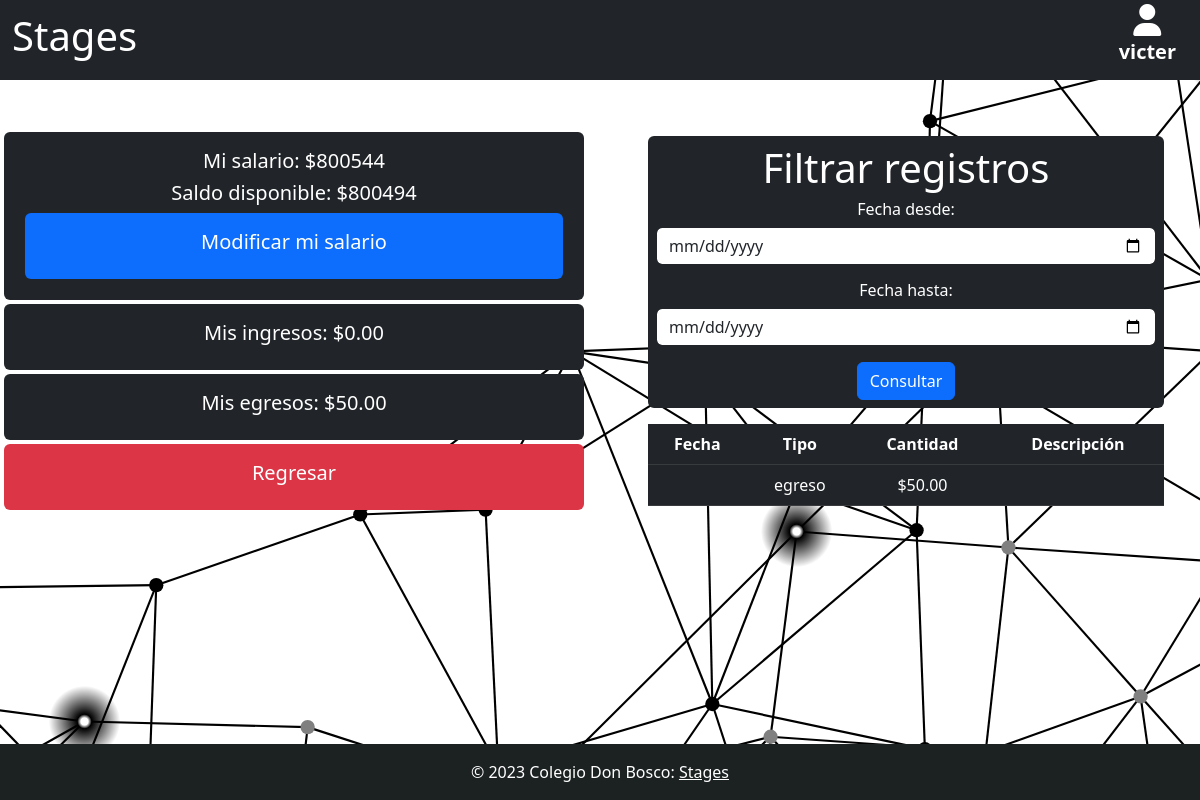
/sections/vista_user/transacciones/total_activos.php (signed in), run on an earlier commit of the app's database.
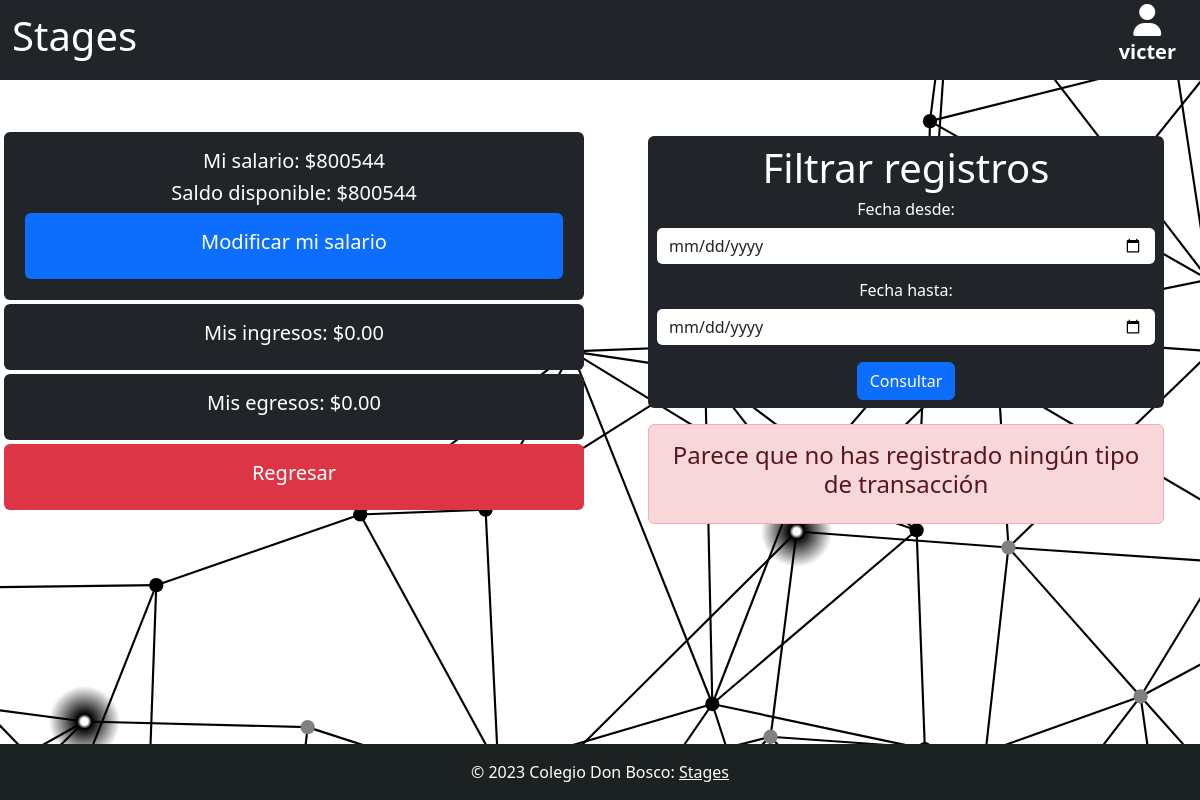
And on a later commit of the database.
### tables this page shows
CREATE TABLE `transacciones` (
  `id_transaccion` int(11) NOT NULL,
  `tipo` varchar(255) NOT NULL,
  `cantidad` double NOT NULL,
  `descripcion` varchar(255) NOT NULL,
  `fecha` date NOT NULL,
  `id_usuario` int(11) NOT NULL
);

### sections/vista_user/transacciones/total_activos.php (the view, shortened to what the changed rows need)
<?php
  include("../../../conexion_db/db.php");
include("../../../templates/headUser.php");
$fk_usuario = $_SESSION["id"];
$sentencia = "SELECT fecha, tipo, cantidad, descripcion FROM transacciones WHERE id_usuario = {$_SESSION['id']}";
  $resultado = $conexion->query($sentencia);
  $sentencia_egresos = "SELECT SUM(cantidad) AS total_egresos FROM transacciones WHERE tipo = 'Egreso' AND id_usuario = {$_SESSION['id']}";
    $resultado_egresos = $conexion->query($sentencia_egresos);
    $fila_egresos = $resultado_egresos->fetch(PDO::FETCH_ASSOC);
    $total_egresos = $fila_egresos['total_egresos'] ?? 0;
    $sentencia_salario = "SELECT salario from usuarios WHERE id = :id_usuario;";
      $stmt_salario = $conexion->prepare($sentencia_salario);
      $stmt_salario->execute(array(':id_usuario' => $fk_usuario));
      $resultado_salario = $stmt_salario->fetch(PDO::FETCH_ASSOC);
    $sentencia_saldo_disponible = "SELECT usuarios.salario
    + SUM(CASE WHEN transacciones.tipo = 'ingreso' THEN transacciones.cantidad ELSE 0 END)
    - SUM(CASE WHEN transacciones.tipo = 'egreso' THEN transacciones.cantidad ELSE 0 END)
    AS saldo_disponible
    FROM usuarios
    LEFT JOIN transacciones ON usuarios.id = transacciones.id_usuario
    WHERE usuarios.id = :id_usuario
    GROUP BY usuarios.id, usuarios.salario;";
    $stmt_saldo_disponible = $conexion->prepare($sentencia_saldo_disponible);
    $stmt_saldo_disponible->execute(array(':id_usuario' => $fk_usuario));
    $resultado_saldo_disponible = $stmt_saldo_disponible->fetch(PDO::FETCH_ASSOC);
?>
<body>
<div class="center-container redondeado">
    <div class="row">
            <div class="col-md-6 mt-5">
            <div class=" alert bg-dark text-white text-center m-1">
                    <h5>Mi salario: <?php echo " $".$resultado_salario['salario']; ?></h5>
                    <h5>Saldo disponible: <?php echo " $".$resultado_saldo_disponible['saldo_disponible']; ?></h5>
                    <a href="editar_salario.php" class="text-decoration-none text-white">
                        <div class=" alert bg-primary text-center m-1">
                        </div>
                    </a>
                </div>
                <div class=" alert bg-dark text-white text-center m-1">
                    <h5>Mis egresos: <?php echo " $".number_format($total_egresos, 2); ?></h5>
                </div>
            </div>
            <div class="col-md-6 mt-2 p-5">
                <div class="container bg-dark p-2 mb-3 text-white text-center rounded">
                    <form method="post">
                    <h1>Filtrar registros</h1>
                    </form>
                </div>
                    <?php
                    if ($resultado->rowCount() > 0) {
                        echo "<table class='text-center p-3 table table-dark table-hover rounded'>";
                        echo "<thead><tr><th>Fecha</th><th>Tipo</th><th>Cantidad</th><th>Descripción</th></tr></thead>";
                        echo "<tbody>";
                        while ($row = $resultado->fetch(PDO::FETCH_ASSOC)) {
                        echo "<tr>";
                        echo "<td>" . $row['fecha'] . "</td>";
                        echo "<td>" . $row['tipo'] . "</td>";
                        echo "<td>$" . number_format($row['cantidad'], 2) . "</td>";
                        echo "<td>" . $row['descripcion'] . "</td>";
                        echo "</tr>";
                        }
                        echo "</tbody>";
                        echo "</table>";
                    } else if ($resultado->rowCount() == 0) {
                        echo "<div class='alert alert-danger text-center role='alert'>";
                        echo "<strong><h4>Parece que no has registrado ningún tipo de transacción</h4></strong>";
                        echo "</div>";
                    }
                    ?>
            </div>
    </div>
</div>
<?php
include("../../../templates/footer.php");
?>

What changed in the data, as far as the page shows it:
removed transacciones: tipo "egreso", cantidad "50.00"
Also different on the page:
$resultado_saldo_disponible['saldo_disponible']: "800494" → "800544"
$total_egresos: "50.00" → "0.00"
text no longer shown: "Fecha Tipo Cantidad Descripción"
text now shown: "Parece que no has registrado ningún tipo de transacción"
